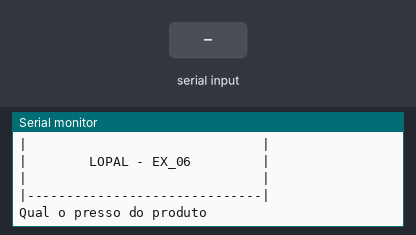
The sketch below on a simulated Arduino Uno, built with avr-gcc and run on an emulated ATmega328P. On the bench: the last lines printed to the serial monitor. The inputs (shaded band) are chosen by the test bench.

Above: at 1.2 s.
1.3 s: "90,45\n" received over Serial
At 2.5 s:
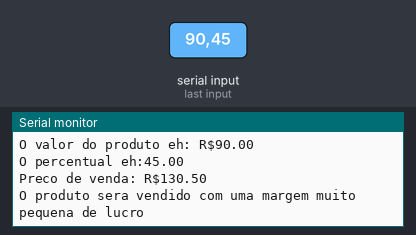
2.8 s: "90,45\n" received over Serial
At 5.7 s:
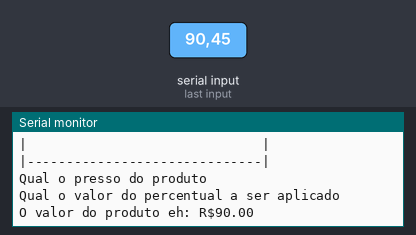

Measured:
- after the input at 1.3 s, the serial monitor: prints a new line at once (image 1)

The sketch:

lopal_ex101.ino
```cpp
/*Elabore um programa para cálculo de preços de produtos que solicite o preço de
compra do produto e o percentual a ser aplicado em cima desse valor para a venda. Calcular o preço do produto solicitando o preço
Calcule e exiba o preço de venda do produto. Se o percentual a ser aplicado for
inferior a 50%, exiba uma mensagem informando ao usuário que o produto será
vendido com uma margem muito pequena de lucro.
*/

float pv = 0;
float pc = 0;
float pa = 0;

void setup()
{
  Serial.begin(9600);
}

void loop()
{
   Serial.println("|------------------------------|");
  Serial.println("|                              |");
  Serial.println("|        LOPAL - EX_06         |");//Pular linha
  Serial.println("|                              |");
  Serial.println("|------------------------------|");

  Serial.println();

  Serial.println("Qual o presso do produto");
  while (!Serial.available());
  pc = Serial.parseFloat();

  Serial.println("Qual o valor do percentual a ser aplicado");
  while (!Serial.available());
  pa = Serial.parseFloat();


    pv = pc + (pc / 100 * pa);

  	Serial.println("O valor do produto eh: R$" + String(pc));
  	Serial.println("O percentual eh:" + String(pa));
  	Serial.println("Preco de venda: R$" + String(pv));

    if(pa < 50){
    Serial.println("O produto sera vendido com uma margem muito pequena de lucro");
    }


  delay(4000);

  Serial.println();
  Serial.println();
}
```
